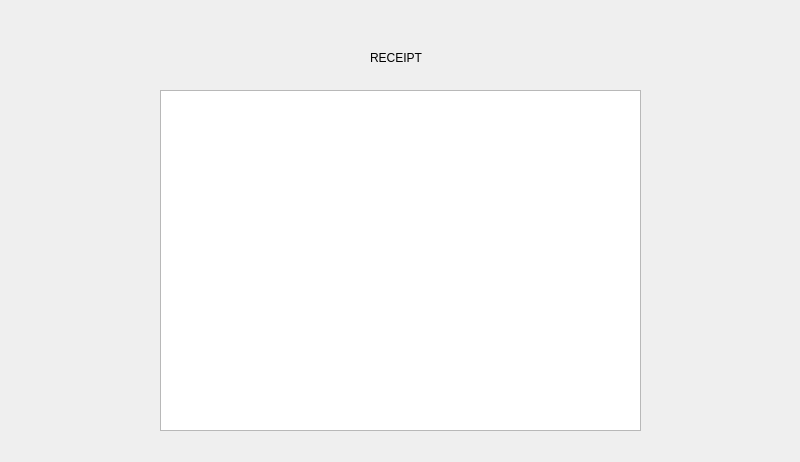
<?xml version="1.0" encoding="UTF-8"?>
<ui version="4.0">
 <class>display_purchases</class>
 <widget class="QDialog" name="display_purchases">
  <property name="geometry">
   <rect>
    <x>0</x>
    <y>0</y>
    <width>800</width>
    <height>462</height>
   </rect>
  </property>
  <property name="windowTitle">
   <string>Dialog</string>
  </property>
  <widget class="QTableView" name="tableView_receipt">
   <property name="geometry">
    <rect>
     <x>160</x>
     <y>90</y>
     <width>481</width>
     <height>341</height>
    </rect>
   </property>
   <property name="sizePolicy">
    <sizepolicy hsizetype="Expanding" vsizetype="Expanding">
     <horstretch>0</horstretch>
     <verstretch>0</verstretch>
    </sizepolicy>
   </property>
   <attribute name="horizontalHeaderDefaultSectionSize">
    <number>200</number>
   </attribute>
  </widget>
  <widget class="QLabel" name="label">
   <property name="geometry">
    <rect>
     <x>370</x>
     <y>50</y>
     <width>60</width>
     <height>16</height>
    </rect>
   </property>
   <property name="text">
    <string>RECEIPT</string>
   </property>
  </widget>
 </widget>
 <resources/>
 <connections/>
</ui>
